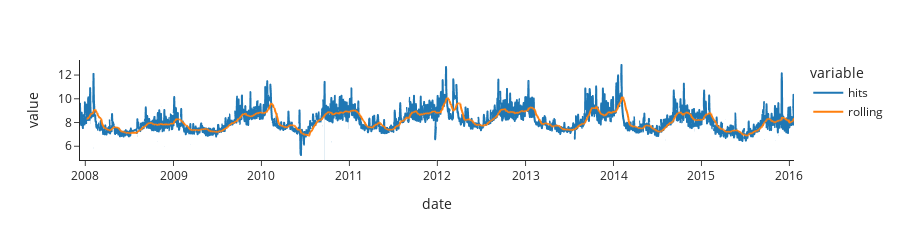

Notebook code for this chart:
### Markdown cell above
## Rolling Average

With a rolling average, our aggregate value is the average, and we can choose the window size to be a particular number of days (for example). Here, we use `.rolling` in pandas to select a *rolling* window size of width **30 days**.

### Code cell
df_plot = df_manning.copy()
df_plot['rolling'] = df_plot.hits.rolling(30).mean()

px.line(df_plot[['hits', 'rolling']], template='simple_white', height=200)

### Figure 1 — Plotly figure (JSON) as saved in the notebook; plotly's stock layout.template omitted (floating-point values rounded to 4 significant figures; data arrays with more than 128 entries replaced by an {"elided": "..."} marker saying what was removed)
{"data": [{"hovertemplate": "variable=hits<br>date=%{x}<br>value=%{y}<extra></extra>", "legendgroup": "hits", "line": {"color": "#1F77B4", "dash": "solid"}, "marker": {"symbol": "circle"}, "mode": "lines", "name": "hits", "showlegend": true, "type": "scattergl", "x": {"elided": "2905 str values"}, "xaxis": "x", "y": {"elided": "2905 float values"}, "yaxis": "y"}, {"hovertemplate": "variable=rolling<br>date=%{x}<br>value=%{y}<extra></extra>", "legendgroup": "rolling", "line": {"color": "#FF7F0E", "dash": "solid"}, "marker": {"symbol": "circle"}, "mode": "lines", "name": "rolling", "showlegend": true, "type": "scattergl", "x": {"elided": "2905 str values"}, "xaxis": "x", "y": {"elided": "2905 float values"}, "yaxis": "y"}], "layout": {"height": 200, "legend": {"title": {"text": "variable"}, "tracegroupgap": 0}, "margin": {"t": 60}, "xaxis": {"anchor": "y", "domain": [0, 1], "title": {"text": "date"}}, "yaxis": {"anchor": "x", "domain": [0, 1], "title": {"text": "value"}}}}
